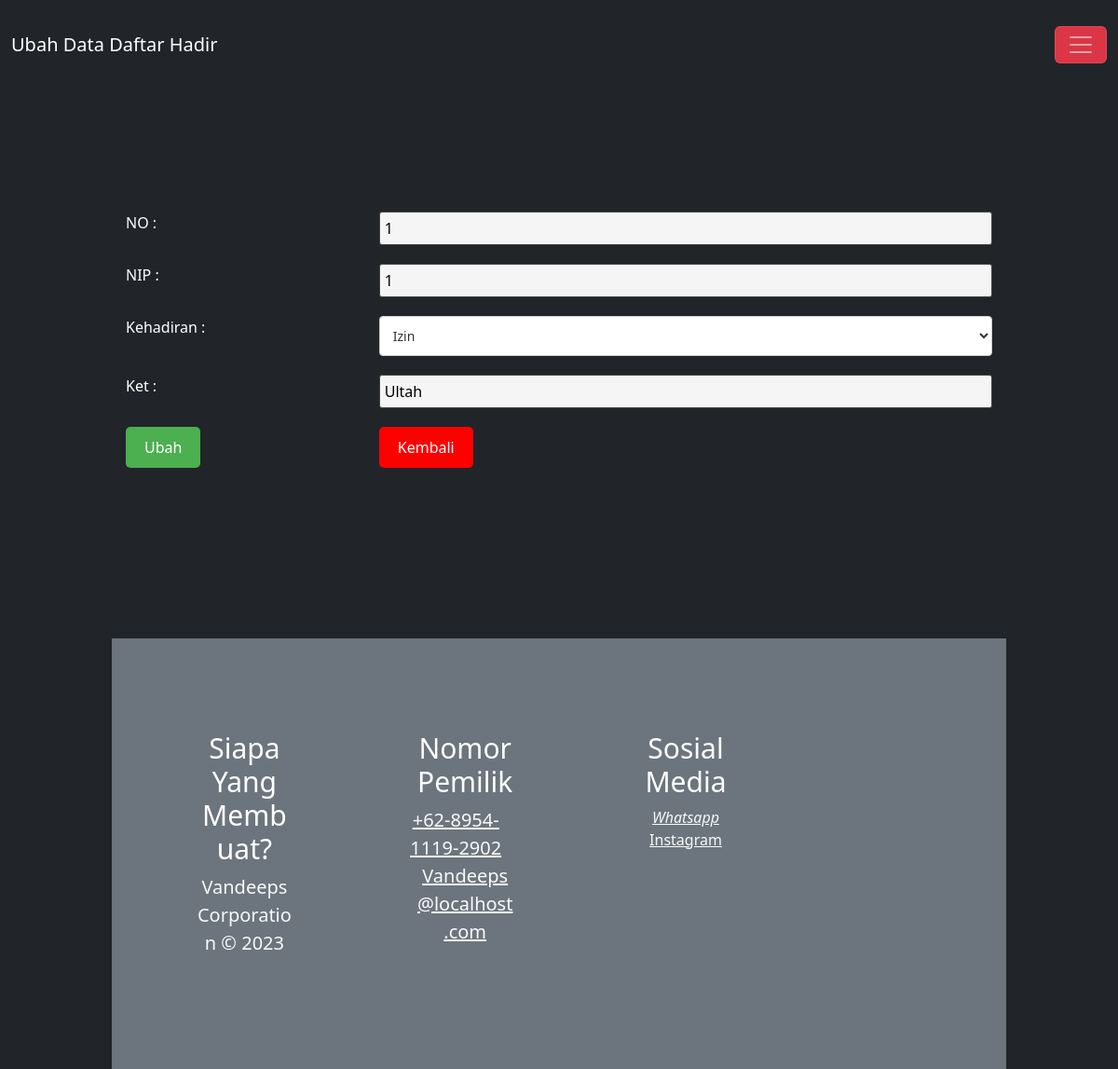
The page /editabsen.php?No=1 on the database as committed earlier.
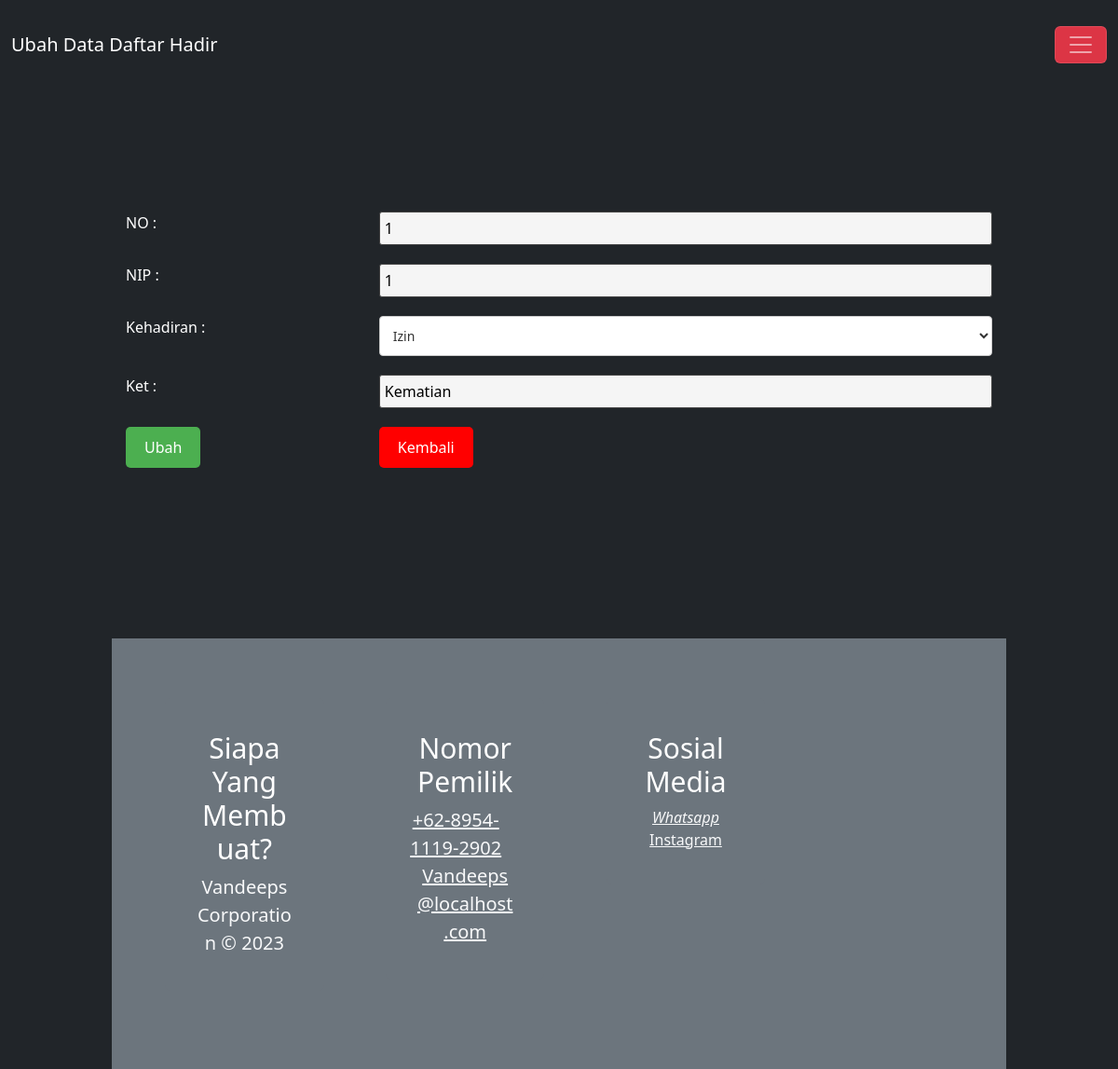
The same page on the database as committed later.
### tables this page shows
CREATE TABLE `tb_absen` (
  `No` int(10) NOT NULL,
  `NIP` varchar(16) NOT NULL,
  `absen` enum('Hadir','Sakit','Izin') NOT NULL,
  `tgl` date DEFAULT NULL,
  `Ket` varchar(100) NOT NULL
);

### editabsen.php (the view, shortened to what this page needs)
<!DOCTYPE html>
<html lang="en">
<head>
    <link rel="stylesheet" href="style1.css" />
  <link href="https://cdn.jsdelivr.net/npm/bootstrap@5.3.1/dist/css/bootstrap.min.css" rel="stylesheet">
</head>
<body>
<a class="btn btn-primary" data-bs-toggle="offcanvas" href="#offcanvasExample" role="button" aria-controls="offcanvasExample">
</a>
<nav class="navbar navbar-dark bg-dark fixed-top">
  <div class="container-fluid">
    <a class="navbar-brand" href="#">Ubah Data Daftar Hadir</a>
    <button class="navbar-toggler" type="button" data-bs-toggle="offcanvas" data-bs-target="#offcanvasDarkNavbar" aria-controls="offcanvasDarkNavbar" aria-label="Toggle navigation">
      <span class="navbar-toggler-icon"></span>
    </button>
  </div>
</nav>
</head>
<body>
<h3 align="center">Ubah Data</h3>
    <?php
    include "koneksi.php";
    if(isset($_GET['No'])){
    $a = $_GET['No'];
    $data =  "SELECT * FROM tb_absen WHERE No = '$a'";
    $sql = mysqli_query($koneksi,$data);
    while ($data = mysqli_fetch_array($sql)){
        ?>
  <form action="proceditabsen.php" method="post">
    <table>
      <tbody>
      <tr>
                <td>NO : </td>
                <td><input type="text" name="No" maxlength="11" value="<?php echo $data['No']?>" readonly=""></td>
            </tr>
      <tr>
                <td>NIP : </td>
                <td><input type="text" name="NIP" maxlength="11" value="<?php echo $data['NIP']?>" readonly=""></td>
            </tr>
            <tr>
            <td>Kehadiran : </td>
<td>
  <select name="absen">
    <option value="Izin" <?php if ($data['absen'] == "Izin") echo "selected"; ?>>Izin</option>
  </select>
</td>
            </tr>
            <tr>
                <td>Ket : </td>
                <td><input type="text" name="Ket" maxlength="100" value="<?php echo $data['Ket']?>"></td>
    </tr>
            <tr>
                <td><input class="button-simpan" type="submit" value="Ubah"></td>
                <td><input class="button-kembali" type="button" value="Kembali" onclick="history.go(-1);"></td>
            </tr>
    </table>
    </form>
    <?php
    }
}
    ?>
<footer>
		<div class="jumbotron jumbotron-fluid bg-secondary p-4 mt-5 mb-0">
			<div class="container">
				<div class="row">
					<div class="col-12 col-sm-12 col-md-12 col-lg-4 col-xl-4 cizgi">
						<div class="card bg-secondary border-0">
							<div class="card-body text-light text-center">
								<h5 class="card-title text-white display-4" style="font-size:30px">Siapa Yang Membuat?</h5>
							<p class="d-inline lead">Vandeeps Corporation © 2023<br>
							</p>
							</div>
						</div>
					</div>
					<div class="col-12 col-sm-12 col-md-6 col-lg-4 col-xl-4 cizgi">
						<div class="card bg-secondary border-0">
							<div class="card-body text-center">
								<h5 class="card-title text-white display-4" style="font-size:30px">Nomor Pemilik</h5>
								<a class="text-light d-block lead" style="margin-left: -20px" href="https://wa.me/+62895411192902"><i class="fa fa-phone mr-2"></i>+62-8954-1119-2902</a>
								<a class="text-light d-block lead" href="#"><i class="fa fa-envelope mr-2"></i>Vandeeps@localhost.com</a>
							</div>
						</div>
					</div>
					<div class="col-12 col-sm-12 col-md-6 col-lg-4 col-xl-4">
						<div class="card bg-secondary border-0">
							<div class="card-body text-center">
							<h5 class="card-title text-white display-4" style="font-size:30px">Sosial Media</h5>
									<a class="text-light" href="https://wa.me/+62895411192902"><i class="fa fa-twitter-square fa-fw fa-2x">Whatsapp</i></a>
									<a class="text-light" href="https://instagram.com/evannsss._?igshid=OGQ5ZDc2ODk2ZA=="><i class="fa fa-instagram fa-fw fa-2x"></i>Instagram</a>
							</div>
						</div>
					</div>
				</div>
			</div>
		</div>
	</footer>
</body>
</html>

Rows that differ between the two databases and show on the page:
changed tb_absen "Izin": Ket "Ultah" → "Kematian"
